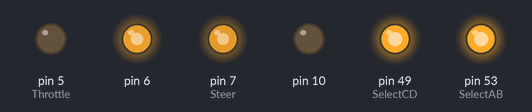
A sketch run on a simulated Arduino Mega 2560, built with avr-gcc and run on an emulated ATmega2560. Parts: output pins drawn as LEDs (lit = HIGH). What the sketch prints to the serial monitor is not drawn.

Above: at 0.15 s.
Timing chart, 0 to 40.0 s (numbered marks = the images above):
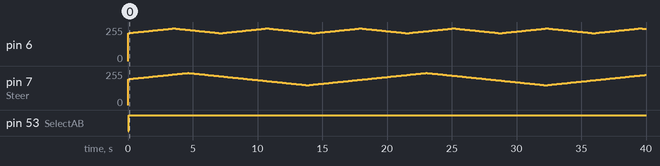

The sketch:

MoveActuator.ino
```cpp
/*
 Move Actuator: Reduced version of Elcano_C2_Base for testing actuators

 Elcano Contol Module C2 Basic: Bare bones low level control of vehicle.

 Outputs are
 1) Analog 0-4 V signal for traction motor speed
 2) Pulse wave Modulated (PWM) signal for brakes.
 3) PWM signal for steering.

 7/1/15 TCF: Added ThrottleChannel
 */

// Input/Output (IO) pin names for the MegaShieldDB printed circuit board (PCB)
// #include <IOPCB.h>
/*==========================================================================*/
// Temporary fix 10/7/15:   IOPCB.h is here
/*==========================================================================*/
/* IO_PCB.h:  I/O pin assignments for Arduino Mega 2560 on MegaShieldDB
*/

#include <Settings.h>

// Define the tests to do.
#define BRAKE_RAMP
#define STEER_RAMP
#define MOTOR_RAMP
// If operating with the MegaShieldDB, we can use the Digital Analog Converter to move the vehicle
#define DAC

/*
The Mega is designed to be used with a data-logging shield.
The nonMega shield uses A4 and A5 for RTC and D10,11,12,and 13 for MOSI data logging.
*/

// @ToDo: There are declarations here that are per-trike, and some that are common.
// Parameters have been added to Settings.h for the per-trike values.
// Should the common parameters also be defined in Settings.h?

// DIGITAL I/O ----------------------------------------------

// D0-7 Connector -------------------------------
// On the Mega, any of D0 to D13 can be PWM.
/* D0 is (Rx0) Read Serial Data. */
const int Rx0 = 0;      // external input
/* [out] Digital Signal 1: (Tx0). Transmit Serial Data.  */
const int Tx0 = 1;      // external output

// This is the 5V supply produced by the E-bike controller.
//  If it goes away, 36V power has been turned off (presumably by the rider's key switch).
const int EStop =   2;         // external input
const int WheelClick = 3;      //  interrupt; Reed switch generates one pulse per rotation.

/*  Actuator A1. Traction motor throttle. */
const int Throttle =  5;  // external PWM output  DEPRICATED: Use MOSI
/* Actuator A3: Steering Motor.
  Turns left or right. Default is wheels locked to a straight ahead position. */

const int Steer =  7;    // external PWM output
const int DiskBrake = DISK_BRAKE;
const int ThrottleChannel = THROTTLE_CHANNEL;

// D8-13 Connector ----------------------
// The shield does not provide a socket for D8-13
// D8 is spare on X4-2;  D9 is spare on X5-2.
// Signals D10-13 are not brought out on connectors, and may be used by a shield.
const int SDchipSelect = 10;  // for some shields
const int LED = 13;

// D14 - 21 Connector -------------------------------------
const int RxD2 = 14;      // reserved external input on X2-19
// Message in Gamebots format giving wheel spin rate and steering angle.
const int TxD2 = 15;      // Cruise Drive Command
const int RxD3 = 16;      // available on X2-22
const int TxD3 = 17;      // available on X2-20
/*
The Stop signal is a momentary button push from either the console or remote.
A rising edge produces an interrupt.
The Cruise button works the same way.
The ~Estop signal is the 5V supply produced by the motor controller.
This supply goes away when either the key switch is turned off or RC4 is pressed.
Lack of 5V from the motor controller is an emergency stop.
Interrupts are on 2,3,18,19,20 and 21.
*/
// A remote stop button generates an interrupt to stop the vehicle.
const int StopRC2 =   18;      // wireless input
// A remote cruise button starts enabled cruise systems
const int CruiseRC1 = 19;       // wireless input
// Panel stop button generates an interrupt to stop the vehicle.
const int StopButton = 20;      // panel input
// Panel cruise button starts enabled cruise systems
const int CruiseButton = 21;    // panel input

// D22-53 Connector ----------------------------

const int LED1 = 23;      // external output
const int Reverse = 25;   // external output; reserved
const int LED3 = 27;      // external output
const int LED4 = 29;      // external output
const int LED5 = 31;      // external output
const int LED6 = 33;      // external output
const int LED7 = 35;      // external output
const int LED8 = 37;      // external output
#define redLEDpin 35
#define greenLEDpin 37

// Panel switch: Whether steering can be autonomous.
const int EnableSteer = 22;     // panel input
// Whether brakes can be autonomous.
const int EnableBrake = 24;     // panel input
// Whether the throttle can be autonomous.
const int EnableThrottle = 26;  // panel input
// Panel LED lights when under autonomous control.
const int CruiseLED = 28;       // panel output
// Panel LED lights when vehicle stop is commanded.
const int StopLED = 30;         // panel output
// Vehicle is in reverse (not implemented)
const int ReverseLED = 32;      // panel output
// Button requesting reverse (not implemented)
const int ReverseButton = 34;   // external input; reserved
// Autonomous request for reverse (not implemented)
const int CruiseReverse = 36;   // external input; reserved
// D38 - D48 are available and brought out on various connectors


const int SelectCD     = 49;  // Select IC 3 DAC (channels C and D)
const int ThrottleMISO = 50;
const int ThrottleMOSI = 51;
const int ThrottleSCK  = 52;
const int SelectAB     = 53;  // Select IC 2 DAC (channels A and B)

// ANALOG Input ----------------------------------------------

// A8-15 Connector ----------------------------
const int SpeedLimit = 8;  // not implemented
/* Joystick is what the driver wants to do. */
const int JoystickCenter = 9;      // Center voltage from joystick is normally 2.5 V
const int SteerJoystick = 10;       // Left-right joystick motion turns vehicle
const int AccelerateJoystick = 11;  // Joystick up is throttle; down is brake.

/* These are what the autonomous vehicle wants to do */
const int Speed = 12;           // Actual speed (not implemented; Use WheelClick instead.)
const int CruiseSteer = 13;     // Position of steering commanded by AI
const int CruiseBrake = 14;     // Position of brake commanded by AI
const int CruiseThrottle = 15;  // Position of throttle commanded by AI
/*==========================================================================*/
// End of IOPCB.h
/*==========================================================================*/

// When setting up the project, select
//   Sketch  |  Import Library ... |  SPI
// include the Serial Periferal Interface (SPI) library:
#include <SPI.h>
// The MegaShieldDB has a four channel Digital to Analog Converter (DAC).
// Basic Arduino cannot write a true analog signal, but only PWM.
// Many servos take PWM.
// An electric bicycle (E-bike) throttle expects an analog signal.
// We have found that feeding a pwm signal to an e-bike controller makes the motor chug at low speed.

#ifndef TRUE
#define TRUE 1
#define FALSE 0
#endif


// Values to send over DAC
const int FullThrottle =  227;   // 3.63 V
const int MinimumThrottle = 40;  // Throttle has no effect until 1.2 V
// Values to send on PWM to get response of actuators
// Vehicles #1 and #2 are reversed.
// On #1. the actuator pushes the brake lever to bake.
// On #2, the actuator pulls on the brake cable to brake.
const int FullBrake = 210;//167;  // start with a conservative value; could go as high as 255;
const int NoBrake = 244; // 207; // start with a conservative value; could go as low as 127;
// Steering
const int HardLeft = 240; //187; //  could go as high as 255;
const int Straight = 195;// 187;
const int HardRight = 150;  //126;

// set the initial positions
int ThrottlePosition = MinimumThrottle;
int BrakePosition = FullBrake;
int SteerPosition = Straight;

int BrakeIncrement = 1;
int SteerIncrement = 1;
int ThrottleIncrement = 1;


/*  Elcano #1 Servo range is 50 mm for brake, 100 mm for steering.

    Elcano servo has a hardware controller that moves to a
    particular position based on an input PWM signal from Arduino.
    The Arduino PWM signal is a square wave at a base frequency of 490 Hz or 2.04 ms.
    PWM changes the duty cycle to encode
    0 is always off; 255 always on. One step is 7.92 us.

    Elcano servo is fully retracted on a pulse width of 2 ms;
    fully extended at 1 ms and centered at 1.5 ms.
    There is a deadband of 8 us.
    At 12v, servo operating speed is 56mm/s with no load or
    35 mm/s at maximum load.

    Output from hardware servo controller to either servo has five wires, with observed bahavior of:
    White: 0V
    Yellow: 5V
    Blue: 0-5V depending on position of servo.
    Black: 12V while servo extends; 0V at rest or retracting.
    Red:   12V while retracting; 0V at rest or extending.
    The reading on the Blue line has hysteresis when Elcano sends a PWM signal;
    there appear to be different (PWM, position) pairs when retracting or extending.
    Motor speed is probably controlled by the current on the red or black line.
*/

/*---------------------------------------------------------------------------------------*/
void setup()
{
    //Set up pin modes and interrupts, call serial.begin and call initialize.
    Serial.begin(9600);

    // SPI: set the slaveSelectPin as an output:
    pinMode (SelectAB, OUTPUT);
    pinMode (SelectCD, OUTPUT);
    pinMode (10, OUTPUT);
    SPI.setDataMode( SPI_MODE0);
    SPI.setBitOrder( MSBFIRST);
    // initialize SPI:
    // The following line should not be neccessary. It uses a system library.
//    PRR0 &= ~4;  // turn off PRR0.PRSPI bit so power isn't off
    SPI.begin();
    for (int channel = 0; channel < 4; channel++)
        DAC_Write (channel, 0);   // reset did not clear previous states

    pinMode(Throttle, OUTPUT);
    pinMode(DiskBrake, OUTPUT);
    pinMode(Steer, OUTPUT);

    moveBrake(BrakePosition);   // release brake
    moveSteer(SteerPosition);
    moveVehicle(MinimumThrottle);
    Serial.println("Initialized");
}
/*---------------------------------------------------------------------------------------*/
void loop()
{
  // Apply actuators no faster than MinTimeStep_usec
  const unsigned long MinTimeStep_usec = 100000;
  static unsigned long time_us;
  unsigned long timeNow_us = micros();
  if (timeNow_us < time_us)
  {      // roll-over
    time_us = 0;
  }
  if (timeNow_us - time_us < MinTimeStep_usec)
    return;
  time_us = timeNow_us;

  // apply throttle
#ifdef MOTOR_RAMP
    ThrottlePosition += ThrottleIncrement;
    if (ThrottlePosition > FullThrottle || ThrottlePosition < MinimumThrottle)
        ThrottleIncrement = -ThrottleIncrement;
    moveVehicle(ThrottlePosition);
#endif  // MOTOR_RAMP

  // apply brakes
#ifdef BRAKE_RAMP
    BrakePosition += BrakeIncrement;
    if (BrakePosition > NoBrake || BrakePosition < FullBrake)
        BrakeIncrement = -BrakeIncrement;
    moveBrake(BrakePosition);
#endif  // BRAKE_RAMP

 // apply steering
#ifdef STEER_RAMP
    SteerPosition += SteerIncrement;
    if (SteerPosition > HardLeft || SteerPosition < HardRight)
        SteerIncrement = -SteerIncrement;
    moveSteer(SteerPosition);
#endif  // Steer_RAMP
}
/*---------------------------------------------------------------------------------------*/
void moveBrake(int i)
{
     Serial.print ("Brake "); Serial.print(i);
     Serial.print (" on ");   Serial.println (DiskBrake);
     analogWrite(DiskBrake, i);
}
/*---------------------------------------------------------------------------------------*/
void moveSteer(int i)
{
     analogWrite(Steer, i);
}
/*---------------------------------------------------------------------------------------*/
void moveVehicle(int counts)
{
    /* Observed behavior on ElCano #1 E-bike no load (May 10, 2013, TCF)
      0.831 V at rest       52 counts
      1.20 V: nothing       75
      1.27 V: just starting 79
      1.40 V: slow, steady  87
      1.50 V: brisker       94
      3.63 V: max          227 counts
      255 counts = 4.08 V
      */
#ifdef DAC
   DAC_Write(ThrottleChannel, counts);
#endif
}
/*---------------------------------------------------------------------------------------*/
/* DAC_Write applies value to address, producing an analog voltage.
// address: 0 for chan A; 1 for chan B; 2 for chan C; 3 for chan D
// value: digital value converted to analog voltage
// Output goes to mcp 4802 Digital-Analog Converter Chip via SPI
// There is no input back from the chip.
*/
void DAC_Write(int address, int value)

/*
REGISTER 5-3: WRITE COMMAND REGISTER FOR MCP4802 (8-BIT DAC)
A/B  —  GA  SHDN  D7 D6 D5 D4 D3 D2 D1 D0 x x x x
bit 15                                       bit 0

bit 15   A/B: DACA or DACB Selection bit
         1 = Write to DACB
         0 = Write to DACA
bit 14   — Don’t Care
bit 13   GA: Output Gain Selection bit
         1 = 1x (VOUT = VREF * D/4096)
         0 = 2x (VOUT = 2 * VREF * D/4096), where internal VREF = 2.048V.
bit 12   SHDN: Output Shutdown Control bit
         1 = Active mode operation. VOUT is available.
         0 = Shutdown the selected DAC channel. Analog output is not available at the channel that was shut down.
         VOUT pin is connected to 500 k (typical)
bit 11-0 D11:D0: DAC Input Data bits. Bit x is ignored.


With 4.95 V on Vcc, observed output for 255 is 4.08V.
This is as documented; with gain of 2, maximum output is 2 * Vref

*/

{
  int byte1 = ((value & 0xF0)>>4) | 0x10; // acitve mode, bits D7-D4
  int byte2 = (value & 0x0F)<<4;           // D3-D0
  if (address < 2)
  {
      // take the SS pin low to select the chip:
      digitalWrite(SelectAB,LOW);
      if (address >= 0)
      {
        if (address == 1)
          byte1 |= 0x80;  // second channnel
        SPI.transfer(byte1);
        SPI.transfer(byte2);
       }
      // take the SS pin high to de-select the chip:
      digitalWrite(SelectAB,HIGH);
  }
  else
  {
      // take the SS pin low to select the chip:
      digitalWrite(SelectCD,LOW);
      if (address <= 3)
      {
        if (address == 3)
          byte1 |= 0x80;  // second channnel
        SPI.transfer(byte1);
        SPI.transfer(byte2);
      }
       // take the SS pin high to de-select the chip:
      digitalWrite(SelectCD,HIGH);
  }
}
/*---------------------------------------------------------------------------------------*/
```

Measured:
- by itself, pin 53 (SelectAB): LOW → HIGH at 0.04 s
